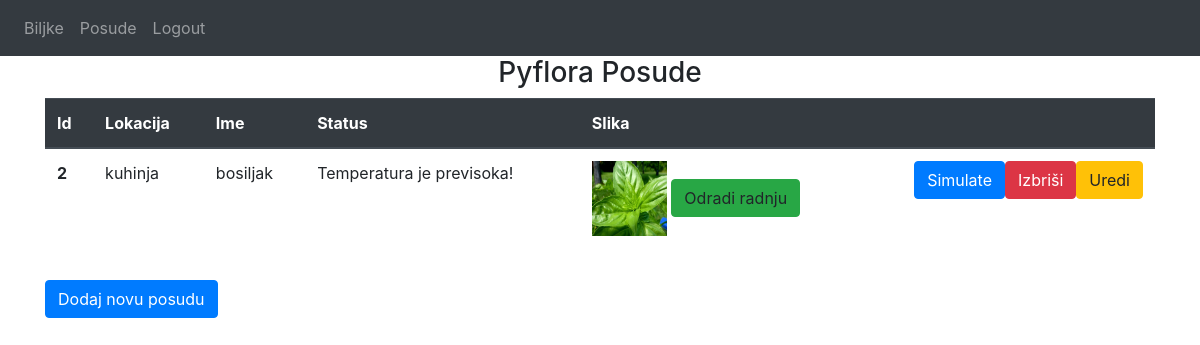
The app's page /simulate/2 (signed in) with its own data.
### website/models.py (models this page shows)
class Pots(db.Model):
    __tablename__ = 'pots'
    id = db.Column(db.Integer, primary_key=True)
    location = db.Column(db.String(100))
    name = db.Column(db.String(100))
    img = db.Column(db.String)
    status = db.Column(db.String(100))
    plants_id = db.Column(db.Integer, db.ForeignKey('plants.id'))

### website/simulation.py (the view)
@simulation.route("/simulate/<int:id>", methods=['GET', 'POST'])
def run(id):
    Simulated = { 'sim_humidity': None, 'sim_ph': None, 'sim_sun': None, 'sim_temperature': None }
    line = Plants.query.get_or_404(id)
    pots = Pots.query.filter_by(id=id)
    from random import sample
    funcs = [generate_humidity, generate_ph, generate_sun, generate_temperature]
    for func in sample(funcs, len(funcs)):
        status = func(id, line, Simulated)
    return render_template("home.html", user=current_user, pots=pots, status=status)

### website/__init__.py (called while the page is built)
def create_app():
    app = Flask(__name__)
    app.config['SECRET_KEY'] = 'dskakalio'
    app.config['SQLALCHEMY_DATABASE_URI'] = f'sqlite:///{DB_NAME}'
    db.init_app(app)
    from .views import views
    from .auth import auth
    from .pyflora import pyflora
    from .simulation import simulation
    app.register_blueprint(views, url_prefix='/')
    app.register_blueprint(auth, url_prefix='/')
    app.register_blueprint(pyflora, url_prefix='/')
    app.register_blueprint(simulation, url_prefix='/')
    from .models import User
    create_database(app)
    login_manager = LoginManager()
    login_manager.login_view = 'auth.login'
    login_manager.init_app(app)
    @login_manager.user_loader
    def load_user(id):
        return User.query.get(int(id))
    return app

### website/simulation.py (called while the page is built)
def generate_humidity(id, line, Simulated):
    random_humidity = random.randrange(0, 100, 10)
    Simulated['sim_humidity'] = random_humidity
    if line != None:
        db_humidity = Plants.humidity
        key = db_humidity.key
        humidity = getattr(line, key)
        print(humidity)
        if random_humidity < humidity:
            status = "Biljku treba zaliti!"
        elif random_humidity > humidity:
            status = "Biljka je previše zalivena!"
        else:
            status = "O.K"
        return status

def generate_ph(id, line, Simulated):
    random_ph = random.randrange(0, 9)
    Simulated['random_ph'] = random_ph
    if line != None:
        db_ph = Plants.ph
        key = db_ph.key
        ph = float(getattr(line, key))
        print(ph)
        if random_ph < ph:
            status = "Previse gnojiva"
        elif random_ph > ph:
            status = "Dodati gnojiva!"
        else:
            status = "O.K"
    return status

def generate_sun(id, line, Simulated):
    random_sun = random.randrange(500, 5000, 100)
    Simulated['random_sun'] = random_sun
    if line != None:
        db_sun = Plants.sun
        key = db_sun.key
        sun = getattr(line, key)
        print(sun)
        if random_sun < sun:
            status = "Premalo sunca!"
        elif random_sun > sun:
            status = "Previse sunca!"
        else:
            status = "O.K"
    return status

### website/templates/home.html (shortened to what this page needs)
{% extends "base.html" %} {% block title %}PyFlora{% endblock %} {% block content
  %}
  {% if user.is_authenticated %}
  <h3 align="center">Pyflora Posude</h3>
  <form method = "POST">
  <table class="table">
    <thead class="thead-dark">
      <tr>
        <th scope="col">Id</th>
        <th scope="col">Lokacija</th>
        <th scope="col">Ime</th>
        <th scope="col">Status</th>
        <th scope="col">Slika</th>
      </tr>
    </thead>
    <tbody>
      {% for pot in pots %}
      <tr>
        <th scope="row">{{ pot.id }}</th>
        <td>{{ pot.location }}</td>
        <td>{{ pot.name }}</td>
        {% if status is defined %}
        <td id="status"> {{ status }}</td>
        {% else %}
        <td>{{ pot.status }}</td>
        {% endif %}
        <td><figure class="figure">
          <img src="/static/{{ pot.img }}" class="thumbnail" alt="{{ pot.img }}"width="75" height="75">
        </figure>
        {% if status is defined %}
          <a class="btn btn-success float_right" id="value" onclick="changeStatus()">Odradi radnju</a>
         {% endif %}
        <a class="btn btn-warning float-right" href="/updatepot/{{ pot.id }}">Uredi</a>
        <a class="btn btn-danger float-right" href="/deletepots/{{ pot.id }}">Izbriši</a>
        <a class="btn btn-primary float-right" href="/simulate/{{ pot.id }}">Simulate</a>
      </td>
      </tr>
      {% endfor %}
    </tbody>
  </table>
  <button type="button" class="btn btn-primary" onclick="window.location.href='/createpot';">Dodaj novu posudu</button>
  {% endif %}
  {% endblock %}

### records on screen
Pots: id "2", location "kuhinja", name "bosiljak", status "Temperatura je previsoka!", img (picture)
